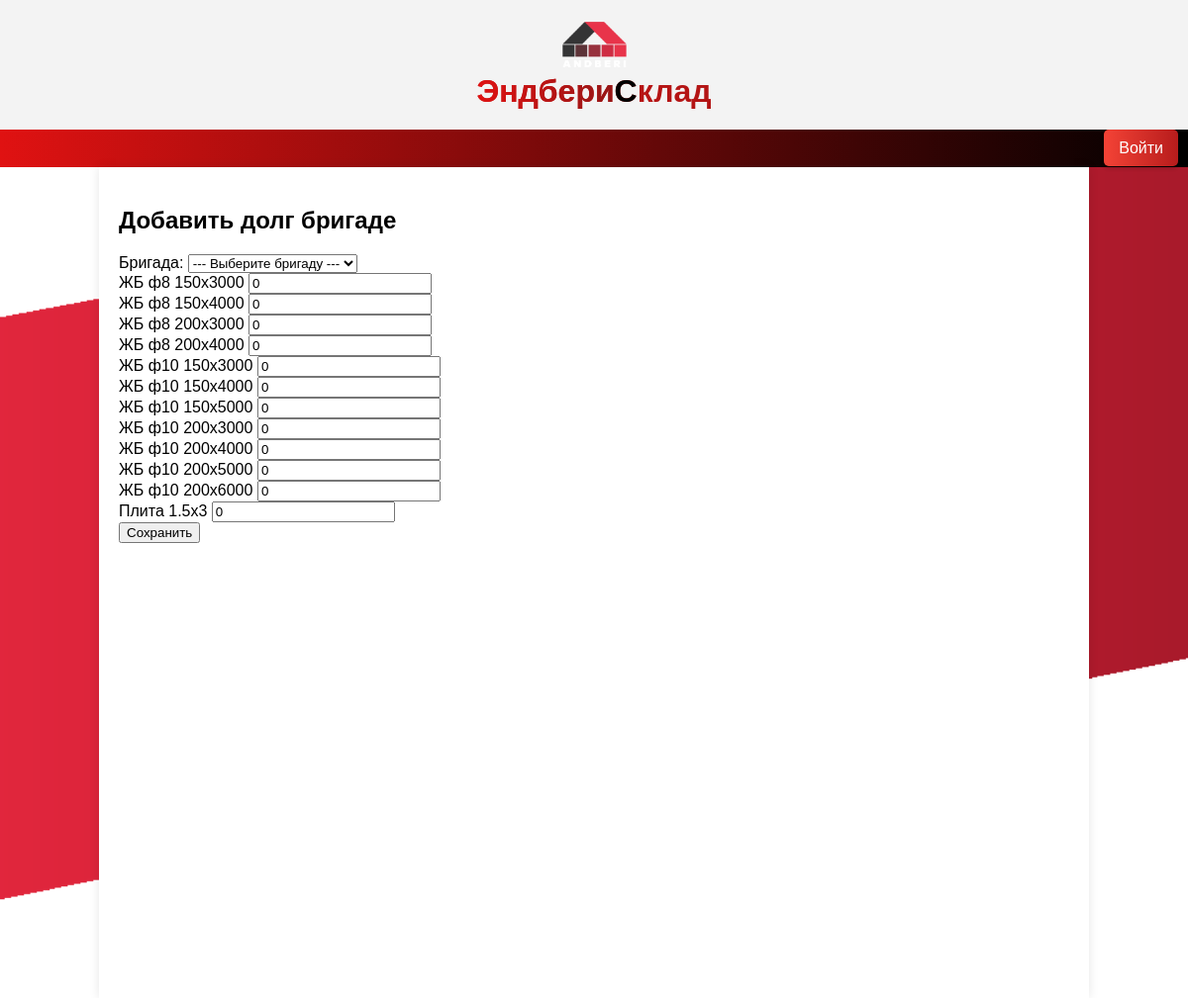
Page /add_debt/ on the committed database.
### sklad_app/models.py (models this page shows, shortened)
class Pile(models.Model):
    name=models.ForeignKey(NamePile,on_delete=models.CASCADE)
    size=models.CharField(max_length=100)
    weight=models.IntegerField(default=0)
    price_beton = models.DecimalField(max_digits=10, decimal_places=4,blank=True,default=0.0)
    price_wire_3 = models.DecimalField(max_digits=10, decimal_places=4,blank=True,default=0.0)
    price_wire_4 = models.DecimalField(max_digits=10, decimal_places=4, blank=True, default=0.0)
    price_wire_6 = models.DecimalField(max_digits=10, decimal_places=4, blank=True, default=0.0)
    price_armature = models.DecimalField(max_digits=10, decimal_places=4,blank=True,default=0.0)
    price_armature10 = models.DecimalField(max_digits=10, decimal_places=4,blank=True,default=0.0)
    count = models.IntegerField(default=0)
    defect = models.IntegerField(default=0)

class NamePile(models.Model):
    TYPE_CHOICES = (
        ('винтовые', 'Винтовые'),
        ('жб', 'Железобетонные'),
    )
    name = models.CharField(max_length=232)
    pile_type = models.CharField(max_length=10, choices=TYPE_CHOICES, default='винтовые', verbose_name='Тип')

### sklad_app/views.py (the view, shortened to what this page needs)
# urls.py: path('add_debt/', AddDebtView.as_view(), name='add_debt'),
class AddDebtView(View):
    def get(self, request):
        brigades = BrigadeWork.objects.all()
        piles = Pile.objects.filter(name__pile_type='жб')
        return render(request, 'dept_form.html', {'brigades': brigades, 'piles': piles})

### templates/dept_form.html (shortened to what this page needs)
{% extends "index.html" %}
{% block content %}
<h2>Добавить долг бригаде</h2>
<form method="post">
    <div>
        <label for="brigade">Бригада:</label>
        <select id="brigade" name="brigade">
            <option value="">--- Выберите бригаду ---</option>
        </select>
    </div>
    {% for pile in piles %}
    <div>
        <label for="pile_{{ pile.id }}">{{ pile.name.name }} {{ pile.size }}</label>
        <input type="number" id="pile_{{ pile.id }}" name="pile_{{ pile.id }}" min="0" value="0">
    </div>
    {% endfor %}
    <button type="submit">Сохранить</button>
</form>
{% endblock %}

### rows in the picture
Pile: name.name "ЖБ ф8", size "150x3000"
Pile: name.name "ЖБ ф8", size "150x4000"
Pile: name.name "ЖБ ф8", size "200x3000"
Pile: name.name "ЖБ ф8", size "200x4000"
Pile: name.name "ЖБ ф10", size "150x3000"
Pile: name.name "ЖБ ф10", size "150x4000"
Pile: name.name "ЖБ ф10", size "150x5000"
Pile: name.name "ЖБ ф10", size "200x3000"
Pile: name.name "ЖБ ф10", size "200x4000"
Pile: name.name "ЖБ ф10", size "200x5000"
Pile: name.name "ЖБ ф10", size "200x6000"
Pile: name.name "Плита", size "1.5x3"
